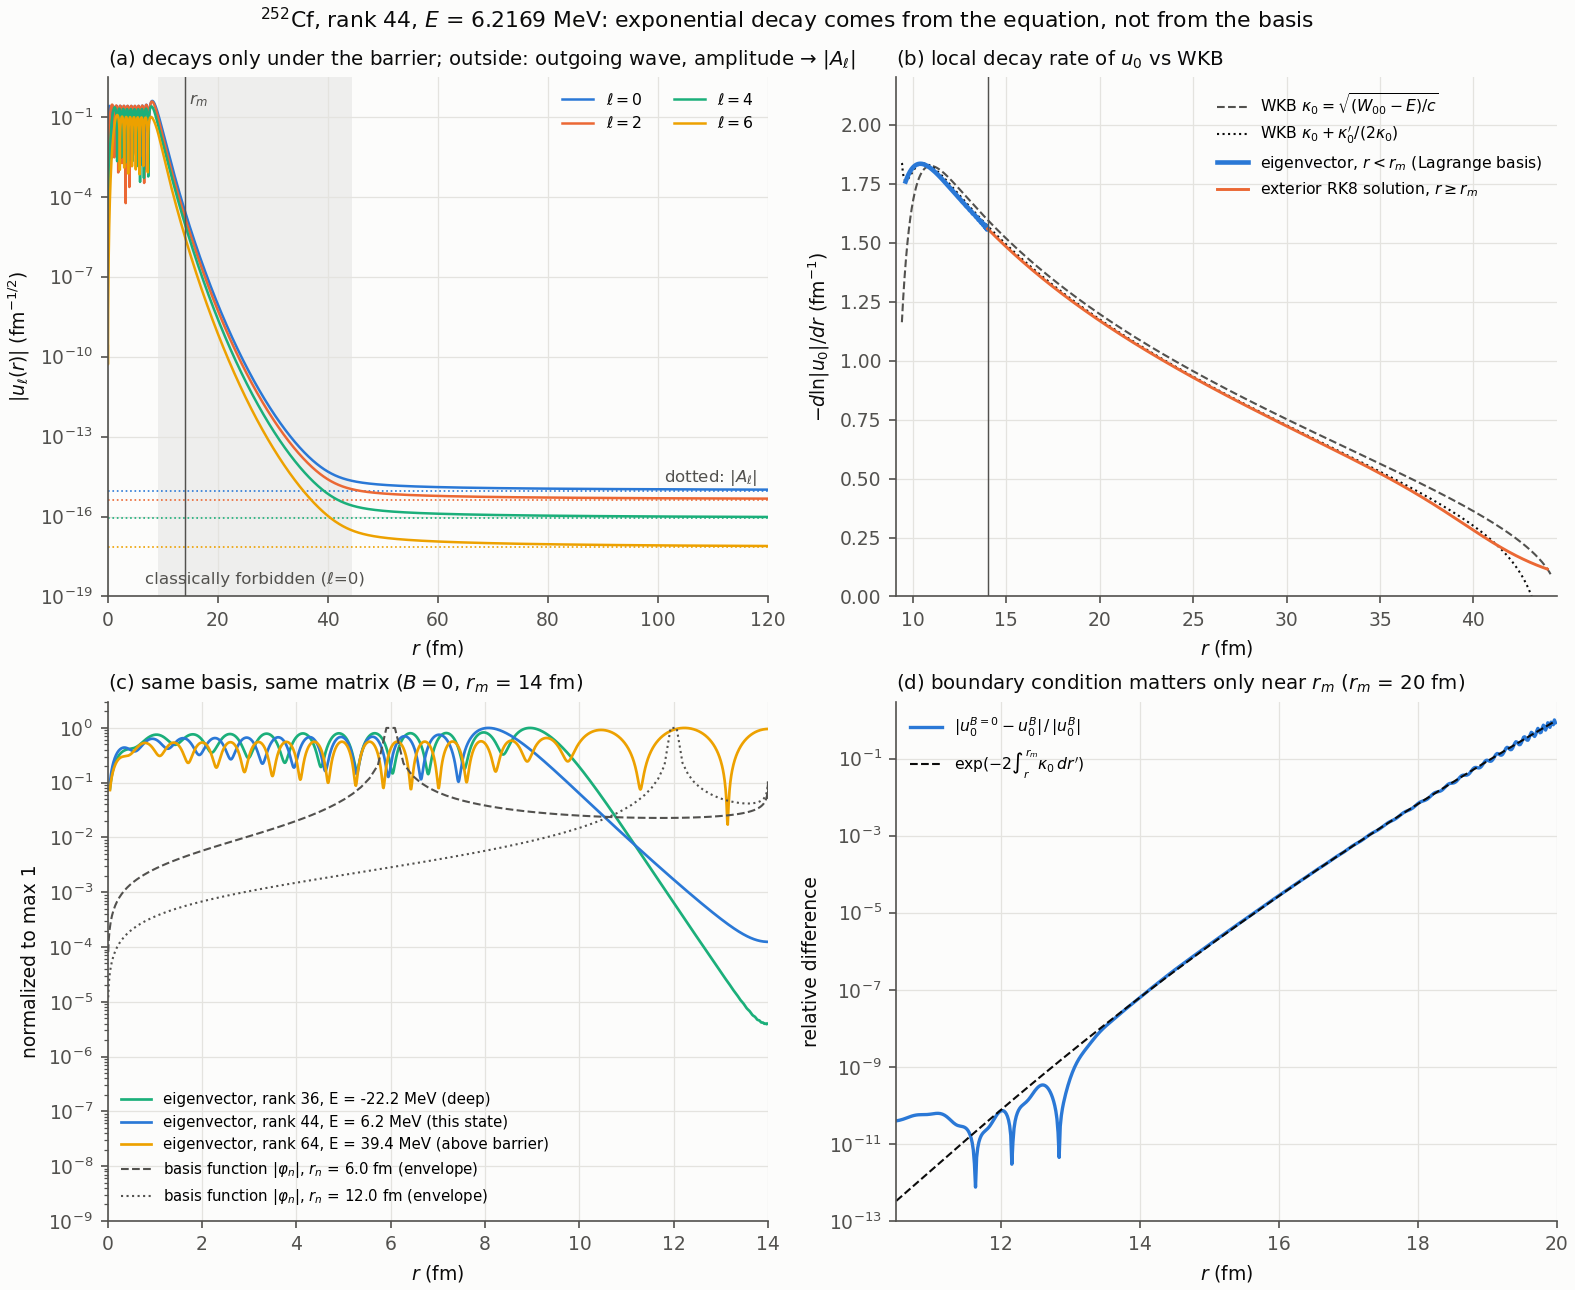

Recreate this plot in Python.
"""势垒区的指数衰减从何而来（252Cf，位次 44，V0 = 155.146671 MeV）：衰减由方程和边界条件决定，不由基函数决定。

运行（在 quasibound/ 下）：python3 docs/barrier_decay.py，约 2 s。输出 docs/barrier_decay.png 与 docs/barrier_decay.json。
(a) 全空间波函数 |u_ℓ(r)|：只在经典禁区（势垒下）指数衰减；外转折点之外是振幅趋于 |A_ℓ| 的出射波，不再衰减。
(b) ℓ=0 的局部衰减率 -d ln|u_0|/dr 与 WKB 的 κ + κ'/(2κ)：r < r_m 取内区本征矢，r ≥ r_m 取外区 RK8 解，两段同一规律。
(c) 同一组 Lagrange 基、同一个矩阵（B = 0）的三个本征矢与两个基函数：本征矢衰减多快由其能量决定，基函数本身不衰减。
(d) 边界条件只影响 r_m 附近：r_m = 20 fm 时 B = 0 与自洽 B 的本征矢之差（相对值）≈ exp(-2∫_r^{r_m} κ dr')。
"""
import json
import sys
from pathlib import Path

import matplotlib
matplotlib.use("Agg")
import matplotlib.pyplot as plt
import numpy as np
from numpy.polynomial.legendre import legval
from scipy.integrate import cumulative_trapezoid
from scipy.linalg import eigh

HERE = Path(__file__).resolve().parent
sys.path.insert(0, str(HERE.parent))
from ccrm import Numerics, Potential, System, exterior, hamiltonian, mesh, potential, solve

d = json.load(open(HERE.parent / "data" / "252Cf.json"))
s = System(d["Z"], d["A"], tuple(d["beta"]), [lv["E_MeV"] for lv in d["levels"]])
g = Potential.ni_ren(s, 0.0)
V0, RANK = 155.146671, 44
p = Potential(V0, g.R0, g.a)
num = Numerics()                                                     # 默认 r_m = 14 fm，N = 120
res = solve(s, p, RANK, num)
E = res.Q


def basis(N, a, r):
    """正则化 Lagrange–Legendre 基函数 φ_n(r)，形状 (N, len(r))；u(r) = Σ_n c_n φ_n(r)。"""
    x = mesh(N, a)[0] / a
    r1 = np.atleast_1d(r)[None, :] + 1e-9                            # 避开恰在网格点上的 0/0
    return (((-1.0) ** (N + np.arange(1, N + 1)))[:, None] * r1 / (a * x[:, None]) * np.sqrt(a * x * (1 - x))[:, None]
            * legval(2 * r1 / a - 1, [0] * N + [1]) / (r1 - a * x[:, None]))


def kappa(r, e=E):
    """各道对角有效势 W_ℓℓ 下的 WKB 衰减常数 κ_ℓ(r) = sqrt((W_ℓℓ - e)/c)，禁区外取 0；形状 (len(r), nch)。"""
    r = np.atleast_1d(r)
    w = np.einsum("rll->rl", potential(s, p, r)) + s.ex + s.c * s.l * (s.l + 1) / r[:, None] ** 2
    return np.sqrt(np.clip(w - e, 0, None) / s.c)


# ---------- 禁区与全空间波函数 ----------
rg = np.linspace(5, 60, 55001)
forbidden = {int(l): (float(rg[kappa(rg)[:, i] > 0].min()), float(rg[kappa(rg)[:, i] > 0].max())) for i, l in enumerate(s.l)}
norm = np.sqrt(1 + res.info["n_ext"])                               # 全空间归一
ri = np.linspace(0.05, num.rm - 0.02, 2000)
ui = res.c.reshape(4, num.N) @ basis(num.N, num.rm, ri) / norm       # 内区：本征矢的 Lagrange 展开
ext = exterior(s, p, Numerics(dr=0.02), E)                          # 外区：细步长 RK8，直接给出 u 与 u'
A = np.linalg.solve(ext.Ha, res.c.reshape(4, num.N) @ mesh(num.N, num.rm)[2]) / norm
y = ext.Y @ A                                                        # (点数, 2·nch)，Rout → r_m
re, ue, due = ext.r[::-1], y[::-1, :4].T, y[::-1, 4:].T

# ---------- (b) 局部衰减率 ----------
h = 1e-4
ri_b = np.linspace(forbidden[0][0] + 0.5, num.rm - 0.02, 400)
du = (res.c.reshape(4, num.N) @ (basis(num.N, num.rm, ri_b + h) - basis(num.N, num.rm, ri_b - h))) / (2 * h)
rate_int = -(du / (res.c.reshape(4, num.N) @ basis(num.N, num.rm, ri_b)))[0]
sel = (re >= num.rm) & (re <= forbidden[0][1] - 0.5)
rate_ext = (-np.real(due * ue.conj()) / abs(ue) ** 2)[0, sel]
rk = np.linspace(forbidden[0][0] + 0.3, forbidden[0][1] - 0.3, 4000)
k0 = kappa(rk)[:, 0]
wkb = k0 + np.gradient(k0, rk) / (2 * k0)                           # u ≈ κ^(-1/2) exp(-∫κ) 的局部衰减率
TABLE_R = (11, 12, 14, 16, 20, 25, 30, 35, 40)
table = []
for r0 in TABLE_R:
    num_rate = (rate_int[np.argmin(abs(ri_b - r0))] if r0 < num.rm else rate_ext[np.argmin(abs(re[sel] - r0))])
    table.append(dict(r=r0, kappa=float(np.interp(r0, rk, k0)), wkb=float(np.interp(r0, rk, wkb)), numeric=float(num_rate)))
xs = np.linspace(11, 43, 8001)
lnratio = float(np.log(abs(np.interp(11, ri, ui[0])) / abs(np.interp(43, re, abs(ue[0])))))
wkb_int = float(np.trapz(kappa(xs)[:, 0], xs) + 0.5 * np.log(kappa(43.0)[0, 0] / kappa(11.0)[0, 0]))

# ---------- (c) 同一组基、同一个矩阵的三个本征矢 ----------
h0 = hamiltonian(s, p, num)
e_all, v_all = eigh(h0)
picks = {"deep": int(np.argmin(abs(e_all + 20))), "this state": RANK, "above barrier": int(np.argmin(abs(e_all - 40)))}
rc = np.linspace(0.05, num.rm - 0.02, 1500)
B = basis(num.N, num.rm, rc)
eig_u = {k: np.sqrt(((v_all[:, j].reshape(4, num.N) @ B) ** 2).sum(0)) for k, j in picks.items()}
rn = mesh(num.N, num.rm)[0]
show_n = [int(np.argmin(abs(rn - r0))) for r0 in (6.0, 12.0)]
rf = np.linspace(0.01, num.rm - 0.001, 30000)                         # 基函数在其余网格点上为零，取相邻网格点之间的包络
starts = np.unique(np.r_[0, np.searchsorted(rf, rn)])
starts = starts[starts < rf.size]
env_r = (rf[starts] + rf[np.r_[starts[1:], rf.size] - 1]) / 2
env = [np.maximum.reduceat(abs(row), starts) for row in basis(num.N, num.rm, rf)[show_n]]

# ---------- (d) B = 0 与自洽 B 的本征矢（r_m = 20 fm） ----------
n20 = Numerics(rm=20.0, N=171)
r20 = solve(s, p, RANK, n20)
x0 = eigh(hamiltonian(s, p, n20), subset_by_index=(RANK, RANK))[1][:, 0]
x0 *= np.sign(x0 @ r20.c)
rd = np.linspace(10.5, 19.98, 600)
B20 = basis(n20.N, 20.0, rd)
uB, u0 = (r20.c.reshape(4, n20.N) @ B20)[0], (x0.reshape(4, n20.N) @ B20)[0]
dev = abs(u0 - uB) / abs(uB)
kd = kappa(np.linspace(rd[0], 20.0, 20001))[:, 0]
tail = cumulative_trapezoid(kd[::-1], dx=(20.0 - rd[0]) / 20000, initial=0)[::-1]   # ∫_r^{r_m} κ0
pred = np.exp(-2 * np.interp(rd, np.linspace(rd[0], 20.0, 20001), tail))

# ---------- 输出数值 ----------
out = dict(note=__doc__.split("\n")[0], E=E, forbidden=forbidden, rate_table=table,
           integrated_11_43=dict(ln_ratio=lnratio, wkb=wkb_int),
           tail_vs_A={str(r0): (abs(ue[:, np.argmin(abs(re - r0))])).tolist() for r0 in (50, 100, 200, 300)}, A=abs(A).tolist(),
           eigvecs={k: dict(rank=j, E=float(e_all[j]), tail=float(eig_u[k][-1] / eig_u[k].max())) for k, j in picks.items()},
           B0_vs_B={str(r0): dict(dev=float(np.interp(r0, rd, dev)), pred=float(np.interp(r0, rd, pred))) for r0 in (12, 14, 16, 18, 19)})
json.dump(out, open(HERE / "barrier_decay.json", "w"), indent=1, ensure_ascii=False)
print("禁区（对角有效势）：", {l: f"{a:.2f}–{b:.2f} fm" for l, (a, b) in forbidden.items()})
for t in table:
    print(f"r = {t['r']:2d} fm：κ0 = {t['kappa']:.3f}，WKB κ+κ'/(2κ) = {t['wkb']:.3f}，数值 -dln|u0|/dr = {t['numeric']:.3f} fm⁻¹")
print(f"11→43 fm：ln|u0(11)/u0(43)| = {lnratio:.3f}，WKB ∫κ + ½ln(κ2/κ1) = {wkb_int:.3f}")
for k, v in out["eigvecs"].items():
    print(f"本征矢 {k}：位次 {v['rank']}，E = {v['E']:.2f} MeV，|u(r_m)|/max|u| = {v['tail']:.1e}")
for r0, v in out["B0_vs_B"].items():
    print(f"r_m = 20 fm，r = {r0} fm：|u_B0 - u_B|/|u_B| = {v['dev']:.2e}，exp(-2∫κ) = {v['pred']:.2e}")

# ---------- 作图 ----------
INK, MUTED, GRID, BG = "#0b0b0b", "#52514e", "#e4e3df", "#fcfcfb"
C = ["#2a78d6", "#eb6834", "#1baf7a", "#eda100", "#e87ba4"]           # 分类色，按固定顺序使用
plt.rcParams.update({"font.size": 9, "axes.edgecolor": MUTED, "axes.labelcolor": INK, "xtick.color": MUTED, "ytick.color": MUTED,
                     "axes.spines.top": False, "axes.spines.right": False, "axes.facecolor": BG, "axes.grid": True,
                     "grid.color": GRID, "grid.linewidth": 0.6, "axes.titlesize": 9.5, "axes.titlecolor": INK})
fig, ((ax, bx), (cx, dx)) = plt.subplots(2, 2, figsize=(10.5, 8.6), facecolor=BG, layout="constrained")
lo, hi = forbidden[0]

# (a) 全空间波函数
for i, l in enumerate(s.l):
    ax.semilogy(np.r_[ri, re], np.r_[abs(ui[i]), abs(ue[i])], color=C[i], lw=1.2, label=rf"$\ell={l}$")
    ax.axhline(abs(A[i]), color=C[i], lw=0.8, ls=":")
ax.axvspan(lo, hi, color=MUTED, alpha=0.08, lw=0)
ax.axvline(num.rm, color=MUTED, lw=0.7)
ax.text(num.rm + 0.8, 0.3, r"$r_m$", color=MUTED, fontsize=8)
ax.text((lo + hi) / 2, 3e-19, "classically forbidden (ℓ=0)", color=MUTED, fontsize=8, ha="center")
ax.text(118, abs(A[0]) * 2.2, r"dotted: $|A_\ell|$", color=MUTED, fontsize=8, ha="right")
ax.set_xlim(0, 120); ax.set_ylim(1e-19, 3)
ax.set_xlabel(r"$r$ (fm)"); ax.set_ylabel(r"$|u_\ell(r)|$ (fm$^{-1/2}$)")
ax.set_title("(a) decays only under the barrier; outside: outgoing wave, amplitude → $|A_\\ell|$", loc="left")
ax.legend(frameon=False, fontsize=7.5, loc="upper right", ncol=2)

# (b) 局部衰减率与 WKB
bx.plot(rk, k0, color=MUTED, lw=1.0, ls="--", label=r"WKB $\kappa_0=\sqrt{(W_{00}-E)/c}$")
bx.plot(rk, wkb, color=INK, lw=1.0, ls=":", label=r"WKB $\kappa_0+\kappa_0'/(2\kappa_0)$")
bx.plot(ri_b, rate_int, color=C[0], lw=2.2, label=r"eigenvector, $r<r_m$ (Lagrange basis)")
bx.plot(re[sel], rate_ext, color=C[1], lw=1.4, label=r"exterior RK8 solution, $r\geq r_m$")
bx.axvline(num.rm, color=MUTED, lw=0.7)
bx.set_xlim(lo, hi); bx.set_ylim(0, 2.2)
bx.set_xlabel(r"$r$ (fm)"); bx.set_ylabel(r"$-d\ln|u_0|/dr$ (fm$^{-1}$)")
bx.set_title(r"(b) local decay rate of $u_0$ vs WKB", loc="left")
bx.legend(frameon=False, fontsize=7.5, loc="upper right")

# (c) 同一组基的三个本征矢与两个基函数
for k, color in zip(picks, (C[2], C[0], C[3])):
    j = picks[k]
    cx.semilogy(rc, eig_u[k] / eig_u[k].max(), color=color, lw=1.3,
                label=f"eigenvector, rank {j}, E = {e_all[j]:.1f} MeV ({k})")
for n, e_n, ls in zip(show_n, env, ("--", ":")):
    cx.semilogy(env_r, e_n / e_n.max(), color=MUTED, lw=1.0, ls=ls,
                label=rf"basis function $|\varphi_n|$, $r_n$ = {rn[n]:.1f} fm (envelope)")
cx.set_xlim(0, num.rm); cx.set_ylim(1e-9, 3)
cx.set_xlabel(r"$r$ (fm)"); cx.set_ylabel("normalized to max 1")
cx.set_title(r"(c) same basis, same matrix ($B=0$, $r_m$ = 14 fm)", loc="left")
cx.legend(frameon=False, fontsize=7.2, loc="lower left")

# (d) B = 0 与自洽 B
dx.semilogy(rd, dev, color=C[0], lw=1.6, label=r"$|u^{B=0}_0-u^{B}_0|\,/\,|u^{B}_0|$")
dx.semilogy(rd, pred, color=INK, lw=1.0, ls="--", label=r"$\exp(-2\int_r^{r_m}\kappa_0\,dr')$")
dx.set_xlim(rd[0], 20); dx.set_ylim(1e-13, 3)
dx.set_xlabel(r"$r$ (fm)"); dx.set_ylabel("relative difference")
dx.set_title(r"(d) boundary condition matters only near $r_m$ ($r_m$ = 20 fm)", loc="left")
dx.legend(frameon=False, fontsize=7.5, loc="upper left")
fig.suptitle(rf"$^{{252}}$Cf, rank {RANK}, $E$ = {E:.4f} MeV: exponential decay comes from the equation, not from the basis",
             color=INK, fontsize=10.5)
fig.savefig(HERE / "barrier_decay.png", dpi=150, facecolor=BG)
print("写出 docs/barrier_decay.png、docs/barrier_decay.json")
